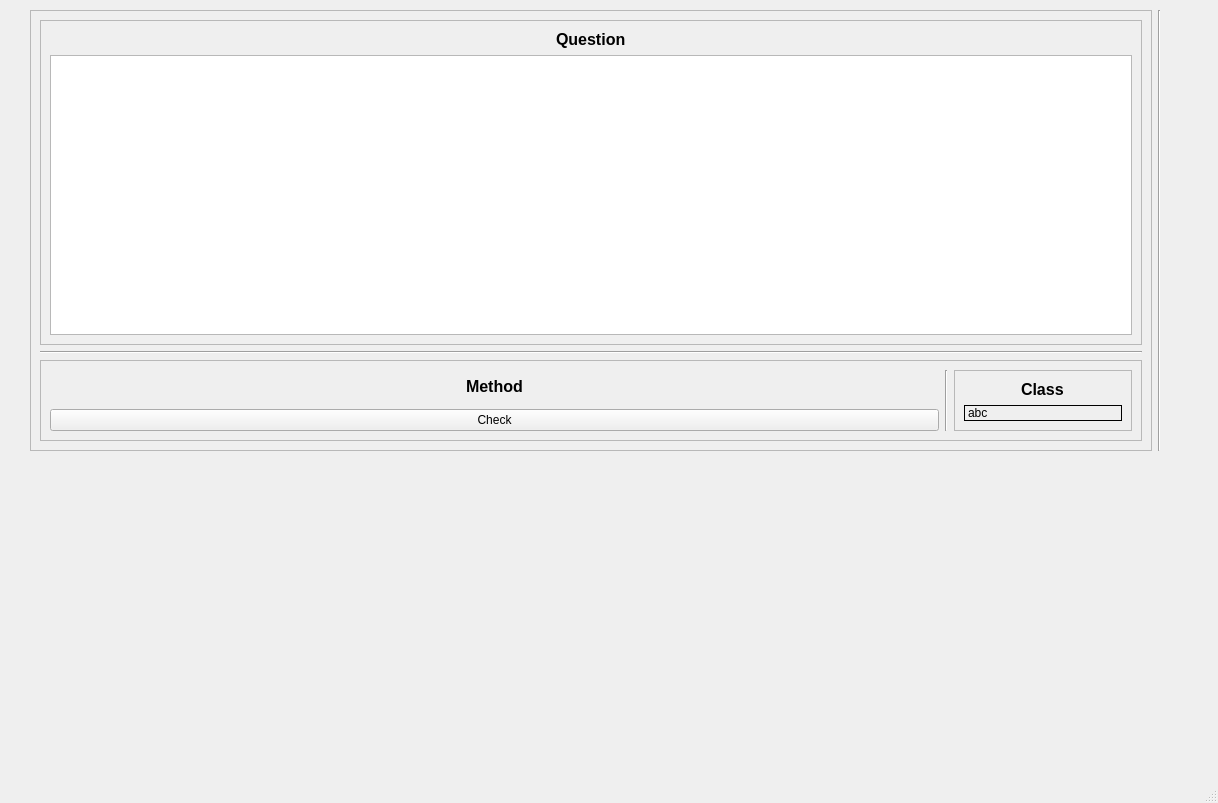
<?xml version="1.0" encoding="UTF-8"?>
<ui version="4.0">
 <class>MainWindow</class>
 <widget class="QMainWindow" name="MainWindow">
  <property name="geometry">
   <rect>
    <x>0</x>
    <y>0</y>
    <width>1218</width>
    <height>803</height>
   </rect>
  </property>
  <property name="windowTitle">
   <string>MainWindow</string>
  </property>
  <widget class="QWidget" name="centralwidget">
   <widget class="QWidget" name="horizontalLayoutWidget">
    <property name="geometry">
     <rect>
      <x>30</x>
      <y>10</y>
      <width>1131</width>
      <height>441</height>
     </rect>
    </property>
    <layout class="QHBoxLayout" name="layout">
     <item>
      <widget class="QFrame" name="controlFrame">
       <property name="frameShape">
        <enum>QFrame::StyledPanel</enum>
       </property>
       <property name="frameShadow">
        <enum>QFrame::Raised</enum>
       </property>
       <layout class="QVBoxLayout" name="verticalLayout_4">
        <item>
         <widget class="QFrame" name="questionFrame">
          <property name="frameShape">
           <enum>QFrame::StyledPanel</enum>
          </property>
          <property name="frameShadow">
           <enum>QFrame::Raised</enum>
          </property>
          <layout class="QVBoxLayout" name="verticalLayout_3">
           <item>
            <layout class="QVBoxLayout" name="Question">
             <item alignment="Qt::AlignHCenter">
              <widget class="QLabel" name="label">
               <property name="font">
                <font>
                 <pointsize>12</pointsize>
                 <weight>75</weight>
                 <bold>true</bold>
                </font>
               </property>
               <property name="text">
                <string>Question</string>
               </property>
              </widget>
             </item>
             <item>
              <widget class="QPlainTextEdit" name="questionInput"/>
             </item>
            </layout>
           </item>
          </layout>
         </widget>
        </item>
        <item>
         <widget class="Line" name="line">
          <property name="orientation">
           <enum>Qt::Horizontal</enum>
          </property>
         </widget>
        </item>
        <item>
         <widget class="QFrame" name="methodFrame">
          <property name="frameShape">
           <enum>QFrame::StyledPanel</enum>
          </property>
          <property name="frameShadow">
           <enum>QFrame::Raised</enum>
          </property>
          <layout class="QHBoxLayout" name="horizontalLayout" stretch="5,0,1">
           <item>
            <layout class="QVBoxLayout" name="verticalLayout">
             <item alignment="Qt::AlignHCenter|Qt::AlignVCenter">
              <widget class="QLabel" name="label_3">
               <property name="maximumSize">
                <size>
                 <width>16777215</width>
                 <height>50</height>
                </size>
               </property>
               <property name="font">
                <font>
                 <pointsize>12</pointsize>
                 <weight>75</weight>
                 <bold>true</bold>
                </font>
               </property>
               <property name="text">
                <string>Method</string>
               </property>
              </widget>
             </item>
             <item>
              <widget class="QPushButton" name="CheckBtn">
               <property name="text">
                <string>Check</string>
               </property>
              </widget>
             </item>
            </layout>
           </item>
           <item>
            <widget class="Line" name="line_3">
             <property name="orientation">
              <enum>Qt::Vertical</enum>
             </property>
            </widget>
           </item>
           <item>
            <widget class="QFrame" name="classFrame">
             <property name="frameShape">
              <enum>QFrame::StyledPanel</enum>
             </property>
             <property name="frameShadow">
              <enum>QFrame::Raised</enum>
             </property>
             <layout class="QVBoxLayout" name="verticalLayout_5">
              <item alignment="Qt::AlignHCenter|Qt::AlignVCenter">
               <widget class="QLabel" name="label_2">
                <property name="maximumSize">
                 <size>
                  <width>16777215</width>
                  <height>30</height>
                 </size>
                </property>
                <property name="font">
                 <font>
                  <pointsize>12</pointsize>
                  <weight>75</weight>
                  <bold>true</bold>
                 </font>
                </property>
                <property name="text">
                 <string>Class</string>
                </property>
               </widget>
              </item>
              <item>
               <widget class="QLabel" name="classLabel">
                <property name="styleSheet">
                 <string notr="true">border-width: 1px;
border-style: solid;
border-color: rgb(0, 0, 0);</string>
                </property>
                <property name="text">
                 <string>abc</string>
                </property>
               </widget>
              </item>
             </layout>
            </widget>
           </item>
          </layout>
         </widget>
        </item>
       </layout>
      </widget>
     </item>
     <item>
      <widget class="Line" name="line_2">
       <property name="orientation">
        <enum>Qt::Vertical</enum>
       </property>
      </widget>
     </item>
    </layout>
   </widget>
  </widget>
  <widget class="QMenuBar" name="menubar">
   <property name="geometry">
    <rect>
     <x>0</x>
     <y>0</y>
     <width>1218</width>
     <height>21</height>
    </rect>
   </property>
  </widget>
  <widget class="QStatusBar" name="statusbar"/>
 </widget>
 <resources/>
 <connections/>
</ui>
